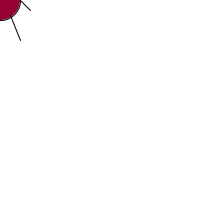
Frame 1 (no input)
Frame 60 (the mouse pressed at the canvas centre just before this capture): identical to frame 1, image omitted
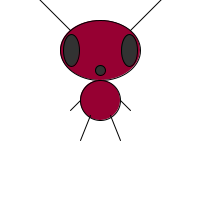
Frame 120 (the mouse held since frame 60 and released just before this capture)

The Processing sketch that drew these frames (run headless with seeded random() and noise(); from frame 60 on, the mouse is pressed at the canvas centre):

// Processing sketch: processing_125904
// ── processing_125904.pde

void setup() {
  size(200, 200);
}
void draw() {
  background(255);
  ellipse(mouseX, mouseY-50, 80, 60);
  fill(50);
  ellipse(mouseX-29, mouseY-50, 16, 32);   
  ellipse(mouseX+29, mouseY-50, 16, 32);
  ellipse(mouseX, mouseY-30, 10, 10);
  fill(150,0,50); //Kleur lichaam RGB
  ellipse(mouseX, mouseY, 40, 40); //lichaam //X=100 Y=130
  line(mouseX-30, mouseY+10, mouseX-20, mouseY);   //armen links
  line(mouseX+20, mouseY, mouseX+30, mouseY+10); //armen rechts
  line(mouseX-10, mouseY+15, mouseX-20, mouseY+40);   //benen links
  line(mouseX+10, mouseY+15, mouseX+20, mouseY+40); //benen rechts
  line(mouseX-30, mouseY-70, mouseX-70, mouseY-110); //spriet links
  line(mouseX+30, mouseY-70, mouseX+70, mouseY-110);  //spriet rechts
}
